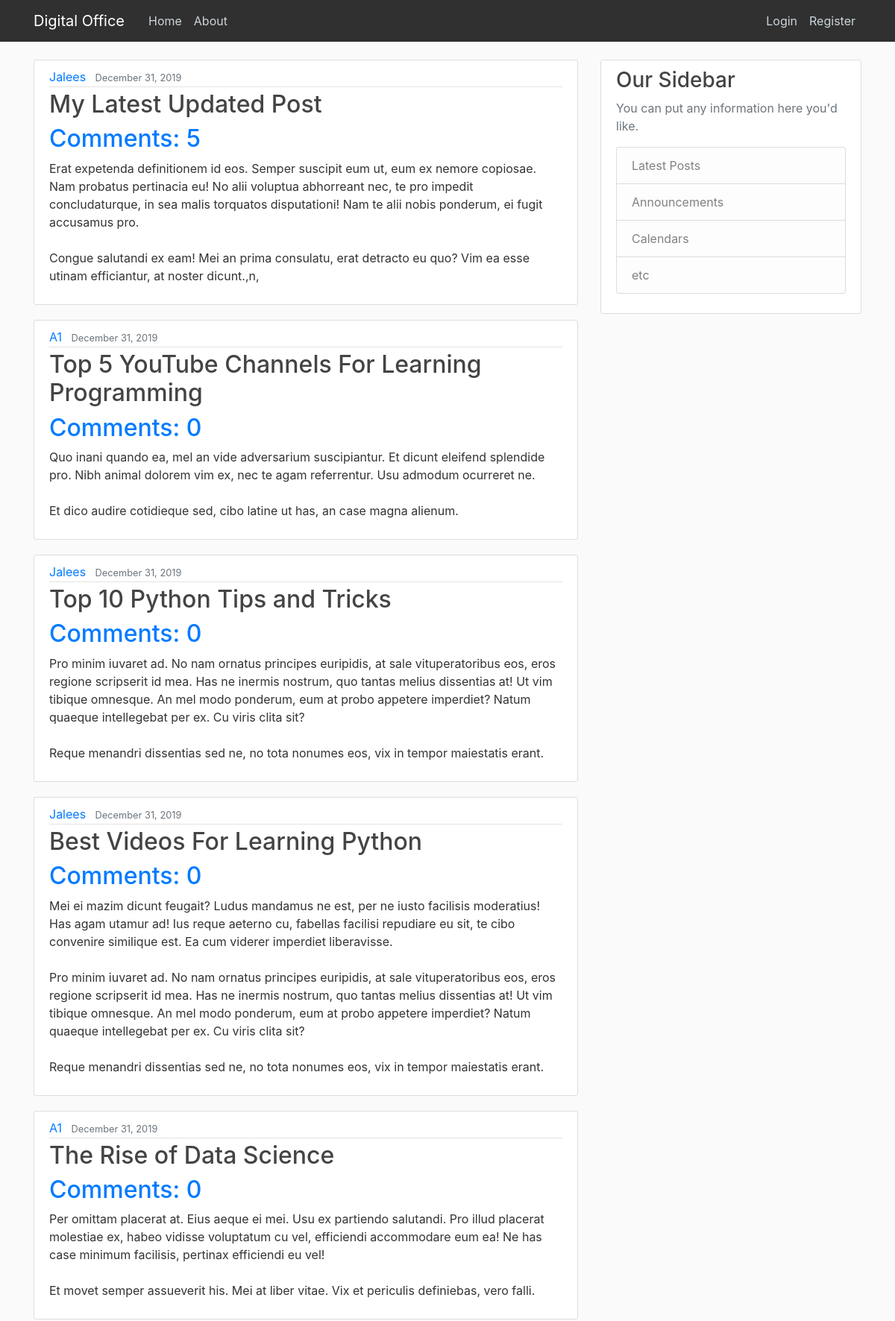
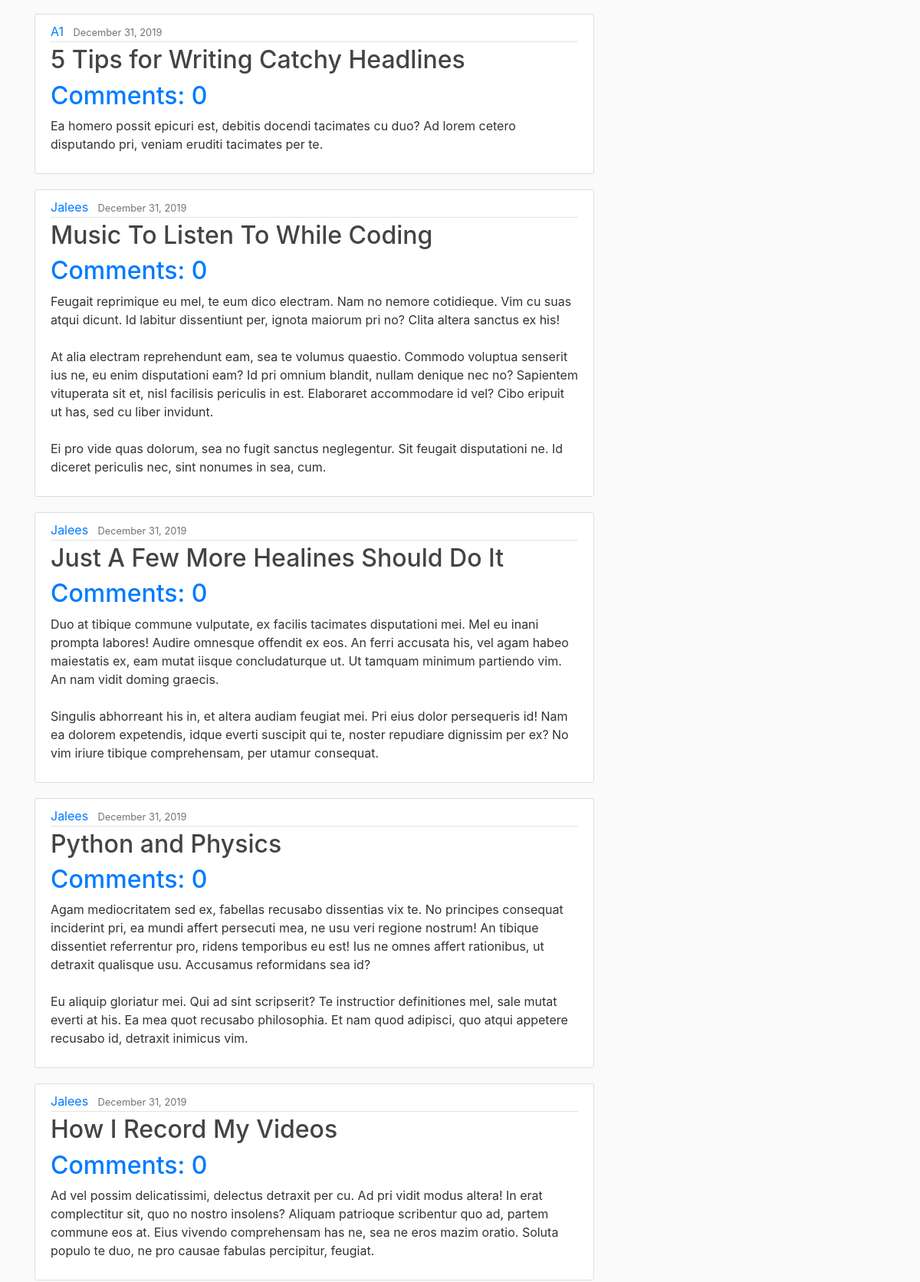
Screenshot of /blog/ (upper part) with the database file from the repository (2 pictures, top to bottom).
### blog/models.py (models this page shows, shortened)
class Files(models.Model):
    title=models.CharField(max_length=100)
    summary=models.TextField()
    date_posted=models.DateTimeField(default=timezone.now)
    author=models.ForeignKey(User,on_delete=models.CASCADE)

### blog/views.py (the view)
# urls.py: path('',FileListView.as_view(),name='blog-home'),
class FileListView(ListView):
    model= Files
    template_name = 'blog/home.html'
    context_object_name= 'Files'
    ordering = ['-date_posted']

### blog/templates/blog/home.html
{% extends "blog/base.html" %}
{% block content %}
{% for file in Files %}
<article class="media content-section">
    <div class="media-body">
      <div class="article-metadata">
        <a class="mr-2" href="#">{{ file.author }}</a>
        <small class="text-muted">{{ file.date_posted | date:"F d, Y" }}</small>
      </div>
      <h2
      ><a class="article-title" href="{% url 'file-detail' file.id %}">{{ file.title }}</a></h2>
     <h2><a href="{% url 'file-detail' pk=file.id %}">Comments: {{ file.comments.count }}</a></h2>
      <p class="article-content">{{ file.summary }}</p>
    </div>
  </article>
{% endfor %}
{% endblock %}

### blog/static/blog/main.css (style rules this page uses)
body { background: #fafafa; color: #333333; margin-top: 5rem; }
h1, h2, h3, h4, h5, h6 { color: #444444; }
.content-section { background: #ffffff; padding: 10px 20px; border: 1px solid #dddddd; border-radius: 3px; margin-bottom: 20px; }
.article-title { color: #444444; }
.article-content { white-space: pre-line; }
.article-metadata { padding-bottom: 1px; margin-bottom: 4px; border-bottom: 1px solid #e3e3e3 }

### rows the page displays
Files: author "Jalees", date_posted "December 31, 2019", title "My Latest Updated Post", comments.count "5", summary "Erat expetenda definitionem id eos. Semper suscipit eum ut, eum ex nemore copiosae. Nam probatus pertinacia eu! No alii voluptua abhorreant nec, te pro impedit concludaturque, in sea malis torquatos disputationi! Nam te alii nobis ponderum, ei fugit accusamus pro. Congue salutandi ex eam! Mei an prima consulatu, erat detracto eu quo? Vim ea esse utinam efficiantur, at noster dicunt.,n,"
Files: author "A1", date_posted "December 31, 2019", title "Top 5 YouTube Channels For Learning Programming", comments.count "0", summary "Quo inani quando ea, mel an vide adversarium suscipiantur. Et dicunt eleifend splendide pro. Nibh animal dolorem vim ex, nec te agam referrentur. Usu admodum ocurreret ne. Et dico audire cotidieque sed, cibo latine ut has, an case magna alienum."
Files: author "Jalees", date_posted "December 31, 2019", title "Top 10 Python Tips and Tricks", comments.count "0", summary "Pro minim iuvaret ad. No nam ornatus principes euripidis, at sale vituperatoribus eos, eros regione scripserit id mea. Has ne inermis nostrum, quo tantas melius dissentias at! Ut vim tibique omnesque. An mel modo ponderum, eum at probo appetere imperdiet? Natum quaeque intellegebat per ex. Cu viris clita sit? Reque menandri dissentias sed ne, no tota nonumes eos, vix in tempor maiestatis erant."
Files: author "Jalees", date_posted "December 31, 2019", title "Best Videos For Learning Python", comments.count "0", summary "Mei ei mazim dicunt feugait? Ludus mandamus ne est, per ne iusto facilisis moderatius! Has agam utamur ad! Ius reque aeterno cu, fabellas facilisi repudiare eu sit, te cibo convenire similique est. Ea cum viderer imperdiet liberavisse. Pro minim iuvaret ad. No nam ornatus principes euripidis, at sale vituperatoribus eos, eros regione scripserit id mea. Has ne inermis nostrum, quo tantas melius dissentias at! Ut vim tibique omnesque. An mel modo ponderum, eum at probo appetere imperdiet? Natum quaeque intellegebat per ex. Cu viris clita sit? Reque menandri dissentias sed ne, no tota nonumes eos, vix in tempor maiestatis erant."
Files: author "A1", date_posted "December 31, 2019", title "The Rise of Data Science", comments.count "0", summary "Per omittam placerat at. Eius aeque ei mei. Usu ex partiendo salutandi. Pro illud placerat molestiae ex, habeo vidisse voluptatum cu vel, efficiendi accommodare eum ea! Ne has case minimum facilisis, pertinax efficiendi eu vel! Et movet semper assueverit his. Mei at liber vitae. Vix et periculis definiebas, vero falli."
Files: author "A1", date_posted "December 31, 2019", title "5 Tips for Writing Catchy Headlines", comments.count "0", summary "Ea homero possit epicuri est, debitis docendi tacimates cu duo? Ad lorem cetero disputando pri, veniam eruditi tacimates per te."
Files: author "Jalees", date_posted "December 31, 2019", title "Music To Listen To While Coding", comments.count "0", summary "Feugait reprimique eu mel, te eum dico electram. Nam no nemore cotidieque. Vim cu suas atqui dicunt. Id labitur dissentiunt per, ignota maiorum pri no? Clita altera sanctus ex his! At alia electram reprehendunt eam, sea te volumus quaestio. Commodo voluptua senserit ius ne, eu enim disputationi eam? Id pri omnium blandit, nullam denique nec no? Sapientem vituperata sit et, nisl facilisis periculis in est. Elaboraret accommodare id vel? Cibo eripuit ut has, sed cu liber invidunt. Ei pro vide quas dolorum, sea no fugit sanctus neglegentur. Sit feugait disputationi ne. Id diceret periculis nec, sint nonumes in sea, cum."
Files: author "Jalees", date_posted "December 31, 2019", title "Just A Few More Healines Should Do It", comments.count "0", summary "Duo at tibique commune vulputate, ex facilis tacimates disputationi mei. Mel eu inani prompta labores! Audire omnesque offendit ex eos. An ferri accusata his, vel agam habeo maiestatis ex, eam mutat iisque concludaturque ut. Ut tamquam minimum partiendo vim. An nam vidit doming graecis. Singulis abhorreant his in, et altera audiam feugiat mei. Pri eius dolor persequeris id! Nam ea dolorem expetendis, idque everti suscipit qui te, noster repudiare dignissim per ex? No vim iriure tibique comprehensam, per utamur consequat."
Files: author "Jalees", date_posted "December 31, 2019", title "Python and Physics", comments.count "0", summary "Agam mediocritatem sed ex, fabellas recusabo dissentias vix te. No principes consequat inciderint pri, ea mundi affert persecuti mea, ne usu veri regione nostrum! An tibique dissentiet referrentur pro, ridens temporibus eu est! Ius ne omnes affert rationibus, ut detraxit qualisque usu. Accusamus reformidans sea id? Eu aliquip gloriatur mei. Qui ad sint scripserit? Te instructior definitiones mel, sale mutat everti at his. Ea mea quot recusabo philosophia. Et nam quod adipisci, quo atqui appetere recusabo id, detraxit inimicus vim."
Files: author "Jalees", date_posted "December 31, 2019", title "How I Record My Videos", comments.count "0", summary "Ad vel possim delicatissimi, delectus detraxit per cu. Ad pri vidit modus altera! In erat complectitur sit, quo no nostro insolens? Aliquam patrioque scribentur quo ad, partem commune eos at. Eius vivendo comprehensam has ne, sea ne eros mazim oratio. Soluta populo te duo, ne pro causae fabulas percipitur, feugiat."
